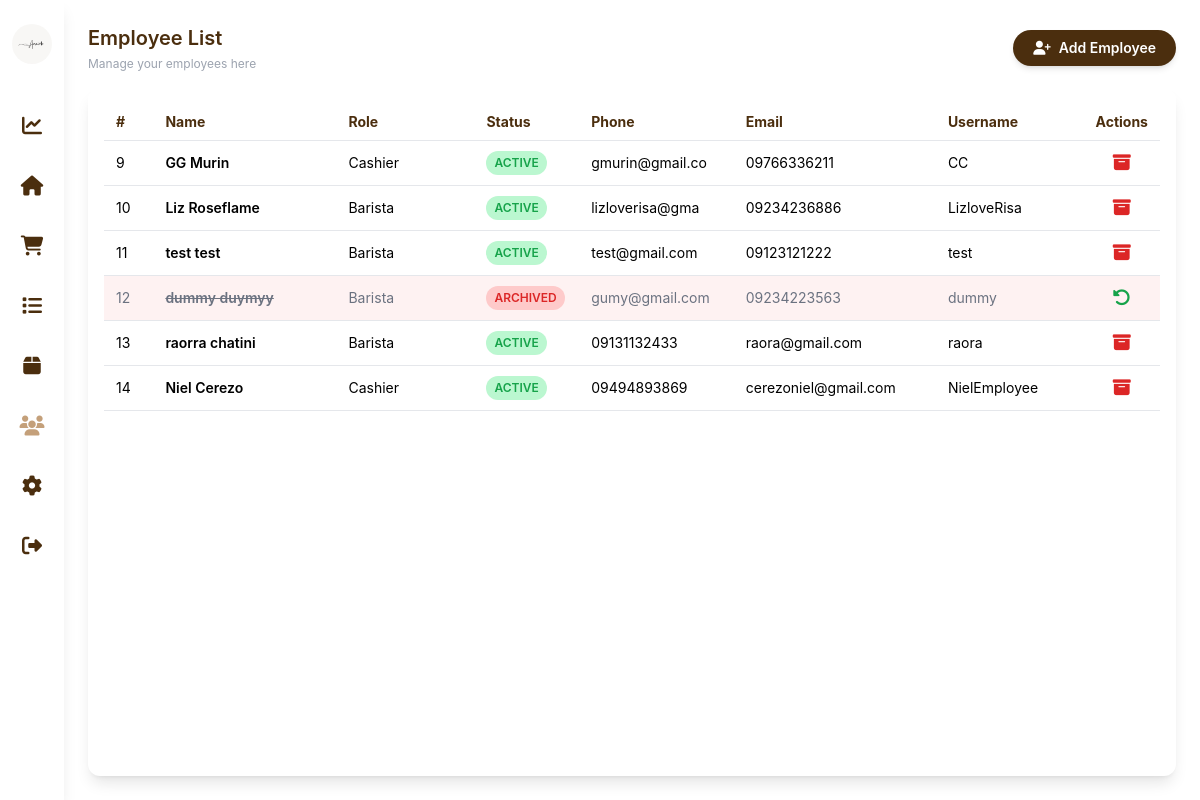
The page /Owner/user.php (signed in) on the database as committed earlier.
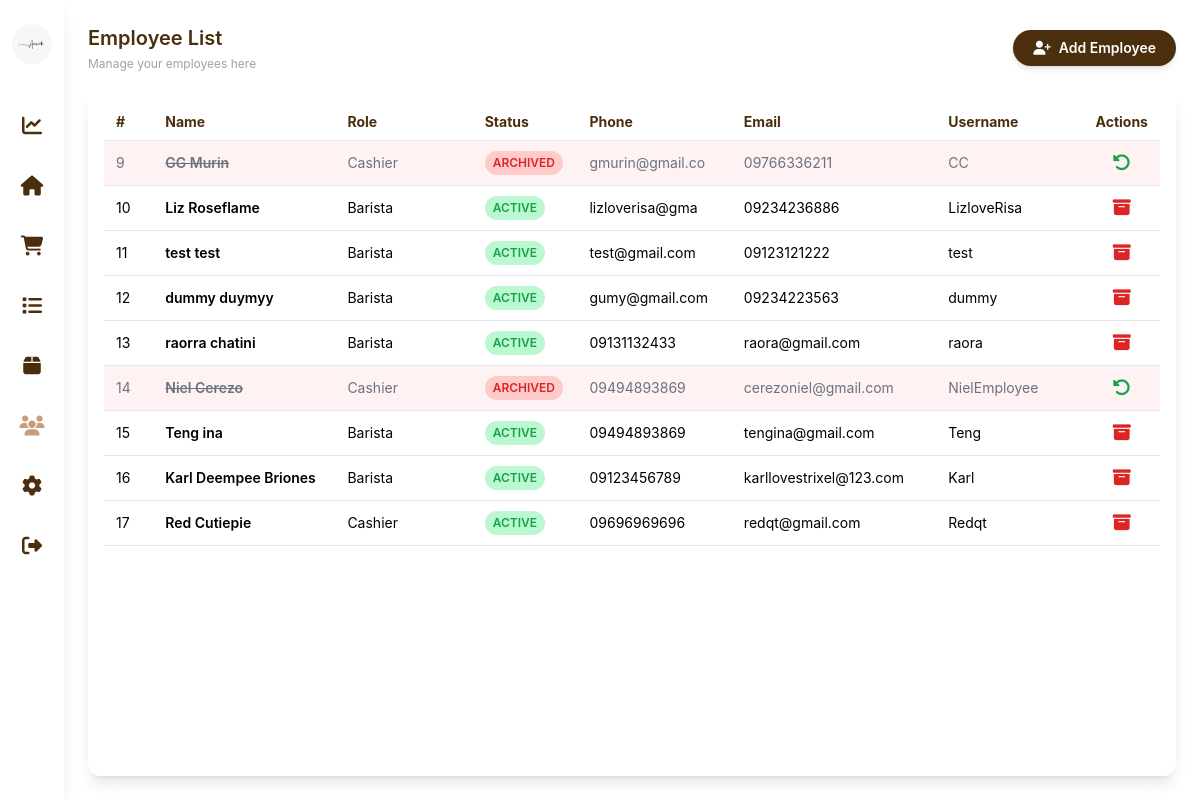
The same page on the database as committed later.
### tables this page shows
CREATE TABLE `employee` (
  `EmployeeID` int(11) NOT NULL,
  `OwnerID` int(11) NOT NULL,
  `EmployeeFN` varchar(255) NOT NULL,
  `EmployeeLN` varchar(255) NOT NULL,
  `E_Username` varchar(50) NOT NULL,
  `E_Password` varchar(255) NOT NULL,
  `Role` varchar(255) NOT NULL,
  `is_active` tinyint(1) NOT NULL DEFAULT 1,
  `E_PhoneNumber` varchar(15) NOT NULL,
  `E_Email` varchar(255) NOT NULL
);

### classes/database.php (called while the page is built, shortened)
<?php
class database {
    function opencon() {
        return new PDO('mysql:host=localhost;dbname=amaihatest', 'root', '');
    }
    function getEmployee() {
        $con = $this->opencon();
        return $con->query("SELECT * FROM employee ORDER BY EmployeeID DESC")->fetchAll(PDO::FETCH_ASSOC);
    }
}

### Owner/user.php (the view, shortened to what this page needs)
<?php
require_once('../classes/database.php');
$con = new database();
?>
<!DOCTYPE html>
<html lang="en">
<head>
  <script src="https://cdn.tailwindcss.com"></script>
  <link href="https://cdnjs.cloudflare.com/ajax/libs/font-awesome/6.5.0/css/all.min.css" rel="stylesheet" />
</head>
<body class="bg-[rgba(255,255,255,0.7)] min-h-screen flex">
<aside class="bg-white bg-opacity-90 backdrop-blur-sm w-16 flex flex-col items-center py-6 space-y-8 shadow-lg">
    <img src="../images/logo.png" alt="Logo" class="w-10 h-10 rounded-full mb-4" />
    <?php $current = basename($_SERVER['PHP_SELF']); ?>
    <button title="Dashboard" onclick="window.location.href='../Owner/dashboard.php'">
        <i class="fas fa-chart-line text-xl <?= $current == 'dashboard.php' ? 'text-[#C4A07A]' : 'text-[#4B2E0E]' ?>"></i>
    </button>
    <button title="Home" onclick="window.location.href='../Owner/mainpage.php'">
        <i class="fas fa-home text-xl <?= $current == 'mainpage.php' ? 'text-[#C4A07A]' : 'text-[#4B2E0E]' ?>"></i>
    </button>
    <button title="Cart" onclick="window.location.href='../Owner/page.php'">
        <i class="fas fa-shopping-cart text-xl <?= $current == 'page.php' ? 'text-[#C4A07A]' : 'text-[#4B2E0E]' ?>"></i>
    </button>
    <button title="Order List" onclick="window.location.href='../all/tranlist.php'">
        <i class="fas fa-list text-xl <?= $current == 'tranlist.php' ? 'text-[#C4A07A]' : 'text-[#4B2E0E]' ?>"></i>
    </button>
    <button title="Product List" onclick="window.location.href='../Owner/product.php'">
        <i class="fas fa-box text-xl <?= $current == 'product.php' ? 'text-[#C4A07A]' : 'text-[#4B2E0E]' ?>"></i>
    </button>
    <button title="Employees" onclick="window.location.href='../Owner/user.php'">
        <i class="fas fa-users text-xl <?= $current == 'user.php' ? 'text-[#C4A07A]' : 'text-[#4B2E0E]' ?>"></i>
    </button>
    <button title="Settings" onclick="window.location.href='../all/setting.php'">
        <i class="fas fa-cog text-xl <?= $current == 'setting.php' ? 'text-[#C4A07A]' : 'text-[#4B2E0E]' ?>"></i>
    </button>
    <button id="logout-btn" title="Logout">
        <i class="fas fa-sign-out-alt text-xl text-[#4B2E0E]"></i>
    </button>
</aside>
<main class="flex-1 p-6 relative flex flex-col">
  <header class="mb-4 flex items-center justify-between">
    <div>
      <h1 class="text-[#4B2E0E] font-semibold text-xl mb-1">Employee List</h1>
      <p class="text-xs text-gray-400">Manage your employees here</p>
    </div>
    <a href="#" id="add-employee-btn" class="bg-[#4B2E0E] text-white rounded-full px-5 py-2 text-sm font-semibold shadow-md hover:bg-[#6b3e14] transition flex items-center">
      <i class="fas fa-user-plus mr-2"></i>Add Employee
    </a>
  </header>
  <section class="bg-white rounded-xl p-4 w-full shadow-lg flex-1 overflow-x-auto relative">
    <table class="w-full text-sm">
      <thead>
        <tr class="text-left text-[#4B2E0E] border-b">
          <th class="py-2 px-3 w-[5%]">#</th>
          <th class="py-2 px-3 w-[20%]">Name</th>
          <th class="py-2 px-3 w-[15%]">Role</th>
          <th class="py-2 px-3 w-[10%]">Status</th>
          <th class="py-2 px-3 w-[15%]">Phone</th>
          <th class="py-2 px-3 w-[20%]">Email</th>
          <th class="py-2 px-3 w-[15%]">Username</th>
          <th class="py-2 px-3 w-[10%] text-center">Actions</th>
        </tr>
      </thead>
      <tbody id="employee-body">
        <?php
        $employees = array_reverse($con->getEmployee());
        foreach ($employees as $employee) {
        ?>
        <tr class="border-b hover:bg-gray-50 <?= $employee['is_active'] == 0 ? 'bg-red-50 text-gray-500' : '' ?>">
          <td class="py-2 px-3"><?= htmlspecialchars($employee['EmployeeID']) ?></td>
          <td class="py-2 px-3 font-semibold <?= $employee['is_active'] == 0 ? 'line-through' : '' ?>"><?= htmlspecialchars($employee['EmployeeFN'] . ' ' . $employee['EmployeeLN']) ?></td>
          <td class="py-2 px-3"><?= htmlspecialchars($employee['Role']) ?></td>
          <td class="py-2 px-3">
            <?php if ($employee['is_active'] == 1): ?>
              <span class="text-xs font-semibold inline-block py-1 px-2 uppercase rounded-full text-green-600 bg-green-200">Active</span>
            <?php else: ?>
              <span class="text-xs font-semibold inline-block py-1 px-2 uppercase rounded-full text-red-600 bg-red-200">Archived</span>
            <?php endif; ?>
          </td>
          <td class="py-2 px-3"><?= htmlspecialchars($employee['E_PhoneNumber']) ?></td>
          <td class="py-2 px-3"><?= htmlspecialchars($employee['E_Email']) ?></td>
          <td class="py-2 px-3"><?= htmlspecialchars($employee['E_Username']) ?></td>
          <td class="py-2 px-3 text-center">
            <?php if ($employee['is_active'] == 1): ?>
              <button class="text-red-600 hover:underline text-lg archive-employee-btn" title="Archive"
                 data-employee-id="<?= htmlspecialchars($employee['EmployeeID']) ?>"
                 data-employee-name="<?= htmlspecialchars($employee['EmployeeFN'] . ' ' . $employee['EmployeeLN']) ?>">
                <i class="fas fa-archive"></i>
              </button>
            <?php else: ?>
              <button class="text-green-600 hover:underline text-lg restore-employee-btn" title="Restore"
                 data-employee-id="<?= htmlspecialchars($employee['EmployeeID']) ?>"
                 data-employee-name="<?= htmlspecialchars($employee['EmployeeFN'] . ' ' . $employee['EmployeeLN']) ?>">
                <i class="fas fa-undo-alt"></i>
              </button>
            <?php endif; ?>
          </td>
        </tr>
        <?php } ?>
      </tbody>
    </table>
  </section>
</main>
</body>
</html>

### Owner/user.php (style rules this page uses)
body { font-family: 'Inter', sans-serif; }

Rows that differ between the two databases and show on the page:
changed employee "GG Murin": is_active "ACTIVE" → "ARCHIVED"
changed employee "dummy duymyy": is_active "ARCHIVED" → "ACTIVE"
changed employee "Niel Cerezo": is_active "ACTIVE" → "ARCHIVED"
added employee: EmployeeID "15", EmployeeFN+EmployeeLN "Teng ina", Role "Barista", is_active "ACTIVE", E_PhoneNumber "09494893869", E_Email "tengina@gmail.com", E_Username "Teng"
added employee: EmployeeID "16", EmployeeFN+EmployeeLN "Karl Deempee Briones", Role "Barista", is_active "ACTIVE", E_PhoneNumber "09123456789", E_Email "karllovestrixel@123.com", E_Username "Karl"
added employee: EmployeeID "17", EmployeeFN+EmployeeLN "Red Cutiepie", Role "Cashier", is_active "ACTIVE", E_PhoneNumber "09696969696", E_Email "redqt@gmail.com", E_Username "Redqt"
